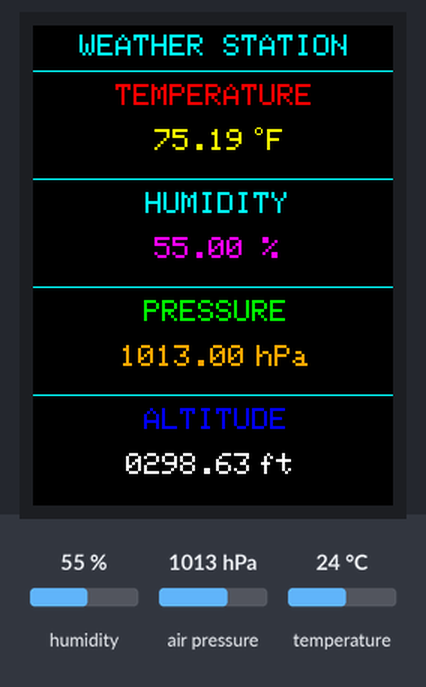
Bench run of a sketch on a simulated Arduino Uno, built with avr-gcc and run on an emulated ATmega328P. Shown: 240×320 colour display. Inputs (shaded band) come from the test bench; at power-on: humidity 55 %, air pressure 1013 hPa, temperature 24 °C.

Above: at 4.4 s.
4.5 s: humidity set to 22 %
At 6.3 s:
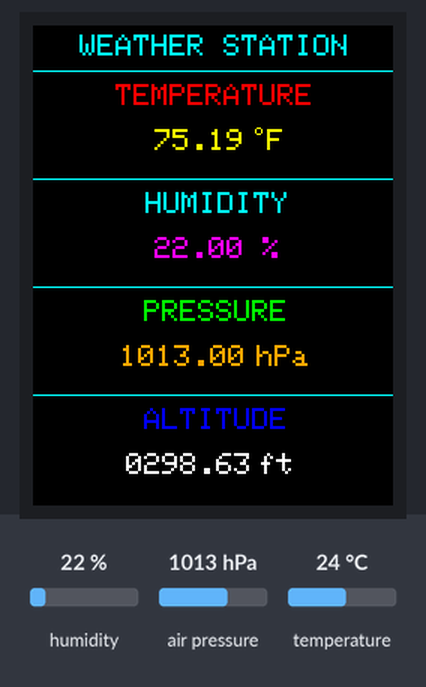
6.7 s: air pressure set to 952 hPa
At 7.8 s:
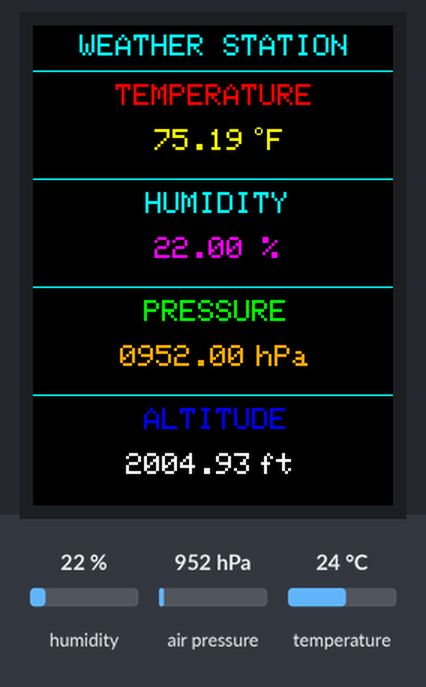
8.8 s: temperature set to 12 °C
At 10.5 s:
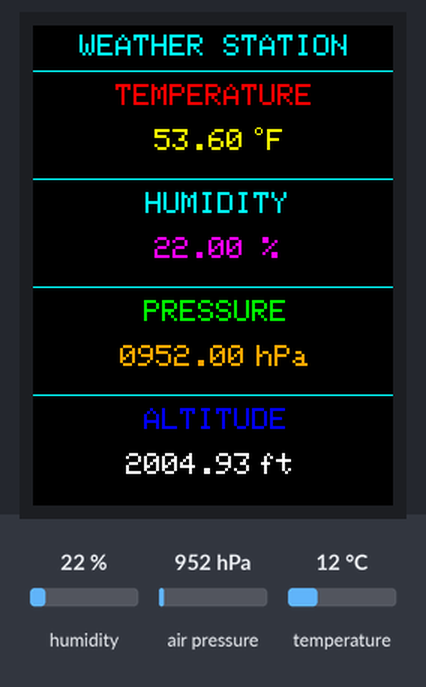
10.8 s: humidity set to 40 %
At 12.1 s:
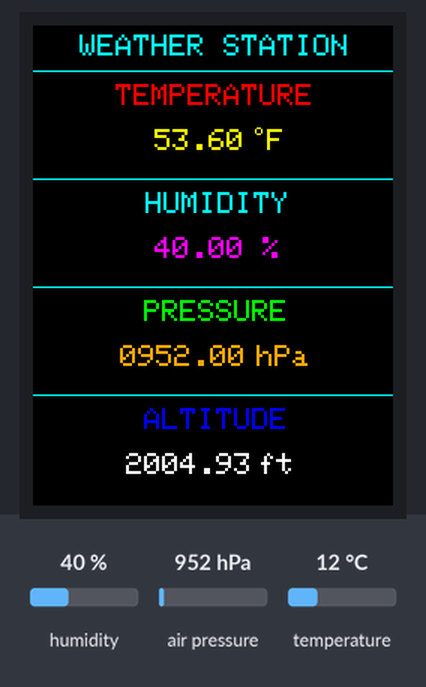
Timing chart, 0 to 13.8 s (numbered marks = the images above; inputs shaded):
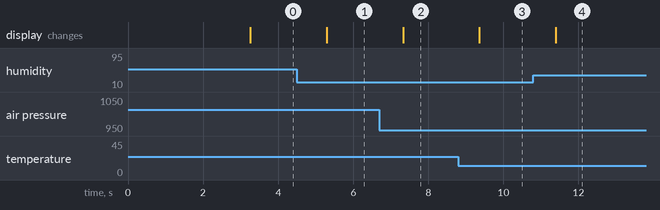

Measured:
- after the input at 4.5 s, the display: changes after 0.79 s (image 1)
- after the input at 6.7 s, the display: changes after 0.63 s (image 2)
- after the input at 8.8 s, the display: changes after 0.56 s (image 3)
- after the input at 10.8 s, the display: changes after 0.59 s (image 4)

The sketch:

code.ino
```cpp
// Sensor libraries
#include <Wire.h>
#include <SPI.h>
#include <Adafruit_Sensor.h>
#include <Adafruit_BME280.h>
// Display Libraries
#include <Adafruit_GFX.h>
#include <Adafruit_ILI9341.h>

// Sensor pins
#define BME_SCK 13
#define BME_MISO 12
#define BME_MOSI 11
#define BME_CS 10

// Display pins
#define TFT_DC 8
#define TFT_CS 10

// Current pressure at sea level for your area (in hPA)
#define SEALEVELPRESSURE_HPA (1024)

// Initialize sensor:
Adafruit_BME280 bme; // I2C
//Adafruit_BME280 bme(BME_CS); // hardware SPI
//Adafruit_BME280 bme(BME_CS, BME_MOSI, BME_MISO, BME_SCK); // software SPI

// Initialize dsplay:
Adafruit_ILI9341 tft = Adafruit_ILI9341(TFT_CS, TFT_DC);

// Instantiate variable delayTime
unsigned long delayTime;

void setup() {

    delayTime = 1000;
    bme.begin(); // Start sensor (comment out if you want serial output)
    tft.begin(); // Start display

    // Uncomment to have serial output
    /*
    Serial.begin(9600);
    while(!Serial);    // time to get serial running
    Serial.println(F("BME280 test"));
    Serial.println("ILI9341 Test!");

    unsigned status;

    // default settings
    status = bme.begin();
    // You can also pass in a Wire library object like &Wire2
    // status = bme.begin(0x76, &Wire2)
    if (!status) {
        Serial.println("Could not find a valid BME280 sensor, check wiring, address, sensor ID!");
        Serial.print("SensorID was: 0x"); Serial.println(bme.sensorID(),16);
        Serial.print("        ID of 0xFF probably means a bad address, a BMP 180 or BMP 085\n");
        Serial.print("   ID of 0x56-0x58 represents a BMP 280,\n");
        Serial.print("        ID of 0x60 represents a BME 280.\n");
        Serial.print("        ID of 0x61 represents a BME 680.\n");
        while (1) delay(10);
    }
    Serial.println("-- Default Test --");

    Serial.println();
    */
    tft.setRotation(2); // Set text orientation (2 = upside down)
    tft.fillScreen(ILI9341_BLACK); // Make screen black

    tft.drawFastHLine(0, 30 ,  tft.width(), ILI9341_CYAN);   // draw horizontal white line at position (0, 30)
    tft.drawFastHLine(0, 102,  tft.width(), ILI9341_CYAN);  // draw horizontal white line at position (0, 102)
    tft.drawFastHLine(0, 174,  tft.width(), ILI9341_CYAN);  // draw horizontal white line at position (0, 174)
    tft.drawFastHLine(0, 246,  tft.width(), ILI9341_CYAN);  // draw horizontal white line at position (0, 246)
    //tft.drawFastVLine(120, 72, tft.width(), ILI9341_CYAN); //test line for easy centering

    tft.setTextColor(ILI9341_CYAN, ILI9341_BLACK);  // set text color to white and black background
    tft.setTextSize(2);                 // text size = 2
    tft.setCursor(31, 6);              // move cursor to position (31, 6) pixel
    tft.print("WEATHER STATION");

    tft.setTextColor(ILI9341_RED, ILI9341_BLACK);     // set text color to red and black background
    tft.setCursor(55, 39);              // move cursor to position (55, 39) pixel
    tft.print("TEMPERATURE");

    tft.setTextColor(ILI9341_CYAN, ILI9341_BLACK);  // set text color to cyan and black background
    tft.setCursor(75, 111);              // move cursor to position (75, 111) pixel
    tft.print("HUMIDITY");

    tft.setTextColor(ILI9341_GREEN, ILI9341_BLACK);  // set text color to green and black background
    tft.setCursor(74, 183);              // move cursor to position (74, 183) pixel
    tft.print("PRESSURE");

    tft.setTextColor(ILI9341_BLUE, ILI9341_BLACK);  // set text color to green and black background
    tft.setCursor(74, 255);              // move cursor to position (74, 255) pixel
    tft.print("ALTITUDE");

    delay(3000); //wait 3 seconds

}

void loop() {
    //printValues(); // Uncomment for serial output

    char _buffer[8]; //Create buffer

    float temp = bme.readTemperature()* 9/5 + 32;    // get temperature in °F
    float humi = bme.readHumidity();       // get humidity in rH%
    float pres = bme.readPressure();       // get pressure in hPa
    float alt = bme.readAltitude(SEALEVELPRESSURE_HPA)* 3.281; //Get rough altitude in ft

    // 1: print temperature (in °F)
    if(temp < 0)    // if temperature < 0
      sprintf( _buffer, "-%02u.%02u", (int)abs(temp), (int)(abs(temp) * 100) % 100 );
    else            // temperature >= 0
      sprintf( _buffer, " %02u.%02u", (int)temp, (int)(temp * 100) % 100 );
    tft.setTextColor(ILI9341_YELLOW, ILI9341_BLACK);  // set text color to yellow and black background
    tft.setCursor(69, 69); // move cursor to position (69, 69) pixel
    tft.print(_buffer); // Print value
    tft.drawCircle(150, 70, 2, ILI9341_YELLOW);  // print degree symbol ( ° )
    tft.setCursor(156, 69); // move cursor to position (156, 69) pixel
    tft.print("F");

    // 2: print humidity
    sprintf( _buffer, "%02u.%02u %%", (int)humi, (int)(humi * 100) % 100 );
    tft.setTextColor(ILI9341_MAGENTA, ILI9341_BLACK);  // set text color to magenta and black background
    tft.setCursor(81, 141); // move cursor to position (81, 141) pixel
    tft.print(_buffer); // Print value

    // 3: print pressure (in hPa)
    sprintf( _buffer, "%04u.%02u", (int)(pres/100), (int)((uint32_t)pres % 100) );
    tft.setTextColor(ILI9341_ORANGE, ILI9341_BLACK);  // set text color to orange and black background
    tft.setCursor(58, 213); // move cursor to position (58, 213) pixel
    tft.print(_buffer); //Print value
    tft.setCursor(149, 213); // move cursor to position (149, 213) pixel
    tft.print("hPa");

    // 4: print altitude (in ft)
    sprintf( _buffer, "%04u.%02u", (int)alt, (int)(alt * 100) % 100);
    tft.setTextColor(ILI9341_WHITE, ILI9341_BLACK);  // set text color to orange and black background
    tft.setCursor(62, 285); // move cursor to position (62,285) pixel
    tft.print(_buffer); // Print value
    tft.setCursor(150, 285); // move cursor to position (150, 285) pixel
    tft.print("ft");


    delay(delayTime); // Wait x ammount of time

}

// Uncomment for serial output
/*
void printValues() {
    Serial.print("Temperature = ");
    Serial.print(bme.readTemperature()* 9/5 + 32);
    Serial.println(" *F");

    Serial.print("Pressure = ");

    Serial.print(bme.readPressure() / 100.0F);
    Serial.println(" hPa");

    Serial.print("Approx. Altitude = ");
    Serial.print(bme.readAltitude(SEALEVELPRESSURE_HPA)* 3.281);
    Serial.println(" ft");

    Serial.print("Humidity = ");
    Serial.print(bme.readHumidity());
    Serial.println(" %");

    Serial.println();
}
*/
```
